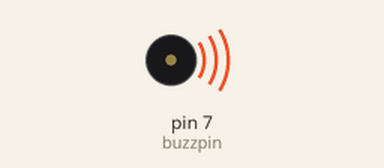
The sketch below on a simulated Arduino Uno, built with avr-gcc and run on an emulated ATmega328P. On the bench: buzzer (waves = sounding).

Above: at 0.1 s.
Timing chart, 0 to 1.6 s (numbered marks = the images above):
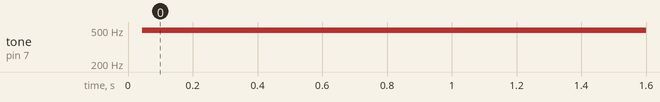

Measured:
- by itself, tone on pin 7 (buzzpin): silent → 497 Hz at 0.04 s

The sketch:

buzzer.ino
```cpp
int buzzpin=7;
int buzztime=1000;
void setup() {
  // put your setup code here, to run once:
  Serial.begin(9600);
  pinMode(buzzpin,OUTPUT);

}

void loop() {
  // put your main code here, to run repeatedly:
  digitalWrite(buzzpin,HIGH);
  delayMicroseconds(buzztime);
  digitalWrite(buzzpin,LOW);
  delayMicroseconds(buzztime);


}
```
